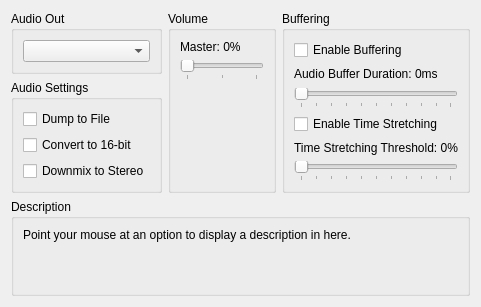
     <widget class="QWidget" name="audioTab">
      <attribute name="title">
       <string>Audio</string>
      </attribute>
      <layout class="QVBoxLayout" name="verticalLayout_26" stretch="0,1,0">
       <item>
        <layout class="QHBoxLayout" name="horizontalLayout_9" stretch="1,1,1">
         <item>
          <layout class="QVBoxLayout" name="verticalLayout_25">
           <item>
            <widget class="QGroupBox" name="groupBox_30">
             <property name="title">
              <string>Audio Out</string>
             </property>
             <layout class="QVBoxLayout" name="verticalLayout_24">
              <item>
               <widget class="QComboBox" name="audioOutBox"/>
              </item>
             </layout>
            </widget>
           </item>
           <item>
            <widget class="QGroupBox" name="groupBox_49">
             <property name="title">
              <string>Audio Settings</string>
             </property>
             <layout class="QVBoxLayout" name="verticalLayout_23">
              <item>
               <widget class="QCheckBox" name="audioDump">
                <property name="text">
                 <string>Dump to File</string>
                </property>
               </widget>
              </item>
              <item>
               <widget class="QCheckBox" name="convert">
                <property name="text">
                 <string>Convert to 16-bit</string>
                </property>
               </widget>
              </item>
              <item>
               <widget class="QCheckBox" name="downmix">
                <property name="text">
                 <string>Downmix to Stereo</string>
                </property>
                <property name="checked">
                 <bool>false</bool>
                </property>
               </widget>
              </item>
              <item>
               <spacer name="verticalSpacer_6">
                <property name="orientation">
                 <enum>Qt::Vertical</enum>
                </property>
                <property name="sizeType">
                 <enum>QSizePolicy::MinimumExpanding</enum>
                </property>
                <property name="sizeHint" stdset="0">
                 <size>
                  <width>0</width>
                  <height>0</height>
                 </size>
                </property>
               </spacer>
              </item>
             </layout>
            </widget>
           </item>
          </layout>
         </item>
         <item>
          <layout class="QVBoxLayout" name="verticalLayout_37">
           <item>
            <widget class="QGroupBox" name="groupBox_6">
             <property name="title">
              <string>Volume</string>
             </property>
             <layout class="QVBoxLayout" name="verticalLayout_74">
              <item>
               <widget class="QLabel" name="masterVolumeLabel">
                <property name="text">
                 <string>Master: 0%</string>
                </property>
               </widget>
              </item>
              <item>
               <widget class="QSlider" name="masterVolume">
                <property name="orientation">
                 <enum>Qt::Horizontal</enum>
                </property>
                <property name="tickPosition">
                 <enum>QSlider::TicksBelow</enum>
                </property>
                <property name="tickInterval">
                 <number>50</number>
                </property>
               </widget>
              </item>
              <item>
               <spacer name="verticalSpacer_4">
                <property name="orientation">
                 <enum>Qt::Vertical</enum>
                </property>
                <property name="sizeType">
                 <enum>QSizePolicy::MinimumExpanding</enum>
                </property>
                <property name="sizeHint" stdset="0">
                 <size>
                  <width>0</width>
                  <height>0</height>
                 </size>
                </property>
               </spacer>
              </item>
             </layout>
            </widget>
           </item>
          </layout>
         </item>
         <item>
          <layout class="QVBoxLayout" name="verticalLayout_71">
           <item>
            <widget class="QGroupBox" name="groupBox_8">
             <property name="title">
              <string>Buffering</string>
             </property>
             <layout class="QVBoxLayout" name="verticalLayout_75">
              <item>
               <widget class="QCheckBox" name="enableBuffering">
                <property name="text">
                 <string>Enable Buffering</string>
                </property>
               </widget>
              </item>
              <item>
               <widget class="QLabel" name="audioBufferDurationLabel">
                <property name="text">
                 <string>Audio Buffer Duration: 0ms</string>
                </property>
               </widget>
              </item>
              <item>
               <widget class="QSlider" name="audioBufferDuration">
                <property name="orientation">
                 <enum>Qt::Horizontal</enum>
                </property>
                <property name="tickPosition">
                 <enum>QSlider::TicksBelow</enum>
                </property>
                <property name="tickInterval">
                 <number>10</number>
                </property>
               </widget>
              </item>
              <item>
               <widget class="QCheckBox" name="enableTimeStretching">
                <property name="text">
                 <string>Enable Time Stretching</string>
                </property>
               </widget>
              </item>
              <item>
               <widget class="QLabel" name="timeStretchingThresholdLabel">
                <property name="text">
                 <string>Time Stretching Threshold: 0%</string>
                </property>
               </widget>
              </item>
              <item>
               <widget class="QSlider" name="timeStretchingThreshold">
                <property name="orientation">
                 <enum>Qt::Horizontal</enum>
                </property>
                <property name="tickPosition">
                 <enum>QSlider::TicksBelow</enum>
                </property>
                <property name="tickInterval">
                 <number>10</number>
                </property>
               </widget>
              </item>
             </layout>
            </widget>
           </item>
          </layout>
         </item>
        </layout>
       </item>
       <item>
        <spacer name="verticalSpacer_19">
         <property name="orientation">
          <enum>Qt::Vertical</enum>
         </property>
         <property name="sizeType">
          <enum>QSizePolicy::MinimumExpanding</enum>
         </property>
         <property name="sizeHint" stdset="0">
          <size>
           <width>0</width>
           <height>0</height>
          </size>
         </property>
        </spacer>
       </item>
       <item>
        <widget class="QGroupBox" name="groupBox_50">
         <property name="title">
          <string>Description</string>
         </property>
         <layout class="QVBoxLayout" name="verticalLayout_20">
          <item>
           <widget class="QLabel" name="description_audio">
            <property name="text">
             <string>Point your mouse at an option to display a description in here.


</string>
            </property>
            <property name="textFormat">
             <enum>Qt::PlainText</enum>
            </property>
            <property name="alignment">
             <set>Qt::AlignLeading|Qt::AlignLeft|Qt::AlignTop</set>
            </property>
            <property name="wordWrap">
             <bool>true</bool>
            </property>
           </widget>
          </item>
         </layout>
        </widget>
       </item>
      </layout>
     </widget>
